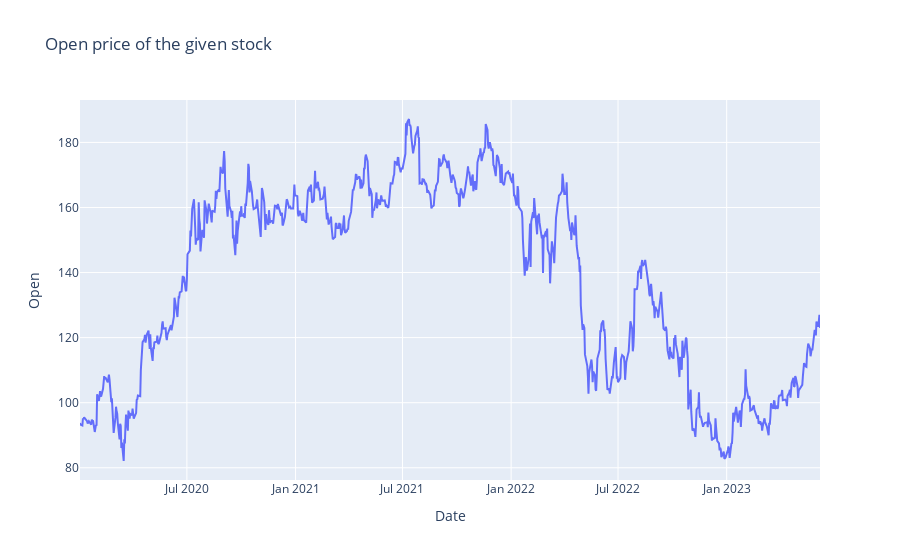

This figure's notebook cell:
### Code cell
## visualizations
import nbformat
fig = px.line(df, x = df['Date'], y = df['Open'], title='Open price of the given stock')
fig.show()

### Figure 1 — Plotly figure (JSON) as saved in the notebook; plotly's stock layout.template omitted (floating-point values rounded to 4 significant figures; data arrays with more than 128 entries replaced by an {"elided": "..."} marker saying what was removed)
{"data": [{"hovertemplate": "Date=%{x}<br>Open=%{y}<extra></extra>", "legendgroup": "", "line": {"color": "#636efa", "dash": "solid"}, "marker": {"symbol": "circle"}, "mode": "lines", "name": "", "orientation": "v", "showlegend": false, "type": "scatter", "x": {"elided": "865 str values"}, "xaxis": "x", "y": {"elided": "865 float values"}, "yaxis": "y"}], "layout": {"legend": {"tracegroupgap": 0}, "title": {"text": "Open price of the given stock"}, "xaxis": {"anchor": "y", "domain": [0, 1], "title": {"text": "Date"}}, "yaxis": {"anchor": "x", "domain": [0, 1], "title": {"text": "Open"}}}}
